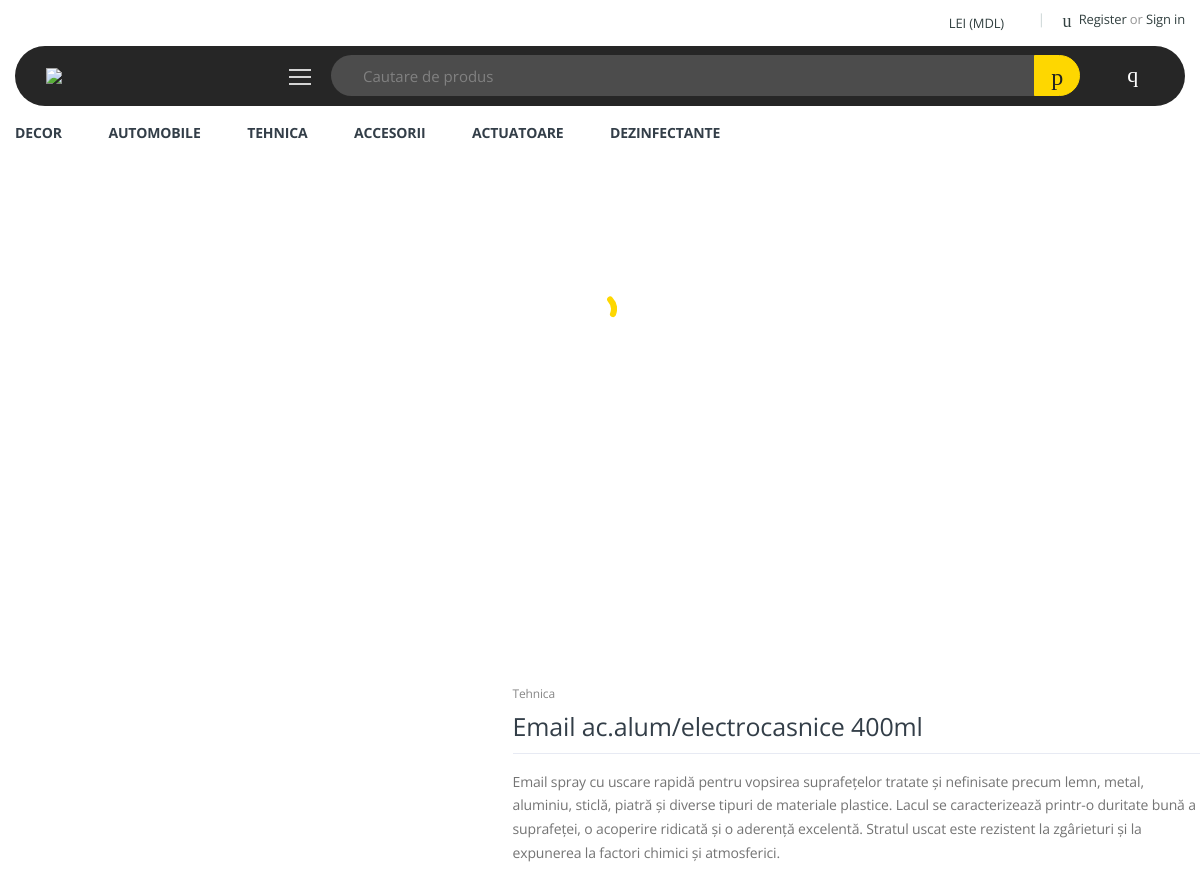
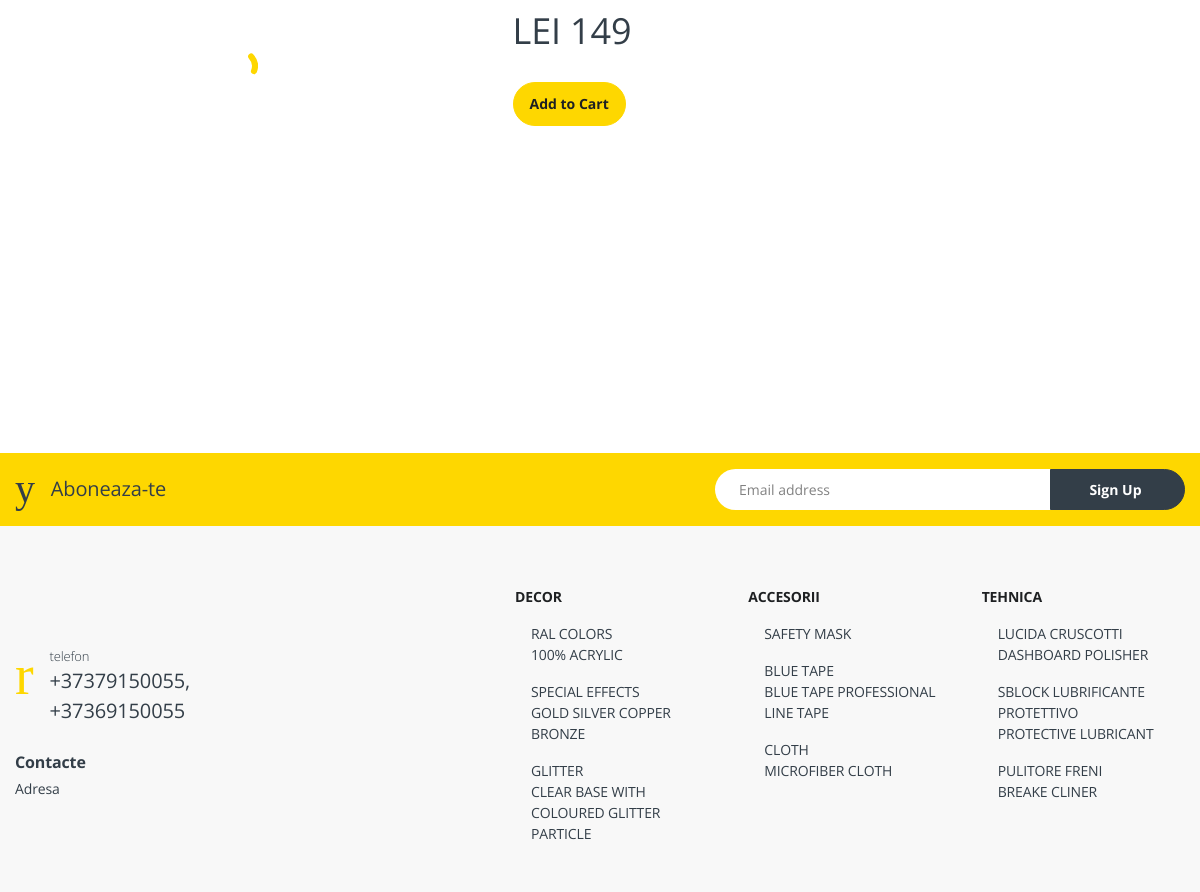
The app's page /product/94/ with its own data (2 pictures, top to bottom).
### store/models.py (models this page shows, shortened)
class Product(models.Model):
    product_name = models.CharField(max_length=100)
    slug = models.SlugField(max_length=100, unique=True)
    description = models.TextField(max_length=2000,blank=True)
    price = models.IntegerField()
    image = models.ImageField(upload_to='products/photos',default="default.png")
    is_available = models.BooleanField(default=True)
    category = models.ForeignKey(Category, on_delete=models.CASCADE)
    created_date  = models.DateTimeField(auto_now_add=True)
    modified_date = models.DateTimeField(auto_now=True)
    class Meta:
        ordering = ('-created_date',)

### category/models.py (models this page shows, shortened)
class Category(models.Model):
    category_name = models.CharField(max_length=200,unique=True)
    slug = models.SlugField(max_length=100, unique=True)
    icon = models.CharField(max_length=200)
    def __str__(self):
        return self.category_name
    class Meta:
        verbose_name = 'catgory'
        verbose_name_plural = 'categories'

### app/views.py (the view)
# urls.py: path('product/<int:pk>/',ProductDetailView.as_view(),name='product-detail')
class ProductDetailView(DetailView):
    model = Product
    def get_context_data(self,product_id=None, **kwargs):
        context = super(ProductDetailView,self).get_context_data(**kwargs)
        context['reviews'] = ReviewRating.objects.filter(product_id=self.object.id, status=True)
        context['product_galary'] = ProductGalary.objects.filter(product_id=self.object.id)
        context['all_products'] = Product.objects.all()[0:4]
        if self.request.user.is_authenticated:
            try:
              context['orderproduct'] = OrderProduct.objects.filter(user=self.request.user, product_id=self.object.id).exists()
            except OrderProduct.DoesNotExist:
               orderproduct = None
        else:
            orderproduct= None
        return context

### cart/context_processors.py (called while the page is built)
def counter(request):
    cart_count = 0
    if 'admin' in request.path:
        return {}
    else :
       try:
            cart = Cart.objects.filter(cart_id=_cart_id(request))
            if request.user.is_authenticated:
                cart_items = CartItem.objects.all().filter(user=request.user)
            else:
               cart_items = CartItem.objects.all().filter(cart=cart[:1])
            for cart_item in cart_items:
                  cart_count = cart_count + cart_item.quantity
       except Cart.DoesNotExist:
           cart_count = 0
    return dict(cart_count=cart_count)

### cart/views.py (called while the page is built)
def _cart_id(request):
    cart = request.session.session_key
    if not cart:
        cart = request.session.create()
    return cart

### category/context_processors.py (called while the page is built)
def menu_links(request):
    links = Category.objects.all()
    return dict(links=links)

### store/templates/store/product_detail.html (shortened to what this page needs)
{% extends "base.html" %}
{% block content %}
<br>
<br>
<br>
 <div class="mb-xl-14 mb-6 " style="background-color: white;">
 	<div class="row">
 		<div class="col-md-5 mb-4 mb-md-0">
 			<div id="sliderSyncingNav" class="js-slick-carousel u-slick mb-2" data-infinite="true"
 				data-arrows-classes="d-none d-lg-inline-block u-slick__arrow-classic u-slick__arrow-centered--y rounded-circle"
 				data-nav-for="#sliderSyncingThumb">
 			</div>
 		</div>
 		<div class="col-md-7 mb-md-6 mb-lg-0">
 			<div class="mb-2">
 				<div class="border-bottom mb-3 pb-md-1 pb-3">
 					<a href="#" class="font-size-12 text-gray-5 mb-2 d-inline-block">{{product.category}}</a>
 					<h2 class="font-size-25 text-lh-1dot2">{{object.product_name}}</h2>
 				</div>
 				<p>{{object.description}}</p>
 				<div class="mb-4">
 					<div class="d-flex align-items-baseline">
 						<ins class="font-size-36 text-decoration-none">LEI {{object.price}}</ins>
 					</div>
 				</div>
 				<div class="d-md-flex align-items-end mb-3">
					<form action="{%url 'add-cart' product.id%}" method="GET">
						<button class="btn btn-primary btn-shadow me-3 mb-3" type="submit">Add to
							Cart</button>
					</form>
 				</div>
 			</div>
 		</div>
 	</div>
 </div>
{% endblock content %}

### records on screen
Product: category "Tehnica", product_name "Email ac.alum/electrocasnice 400ml", description "Email spray cu uscare rapidă pentru vopsirea suprafețelor tratate și nefinisate precum lemn, metal, aluminiu, sticlă, piatră și diverse tipuri de materiale plastice. Lacul se caracterizează printr-o duritate bună a suprafeței, o acoperire ridicată și o aderență excelentă. Stratul uscat este rezistent la zgârieturi și la expunerea la factori chimici și atmosferici.", price "149"
